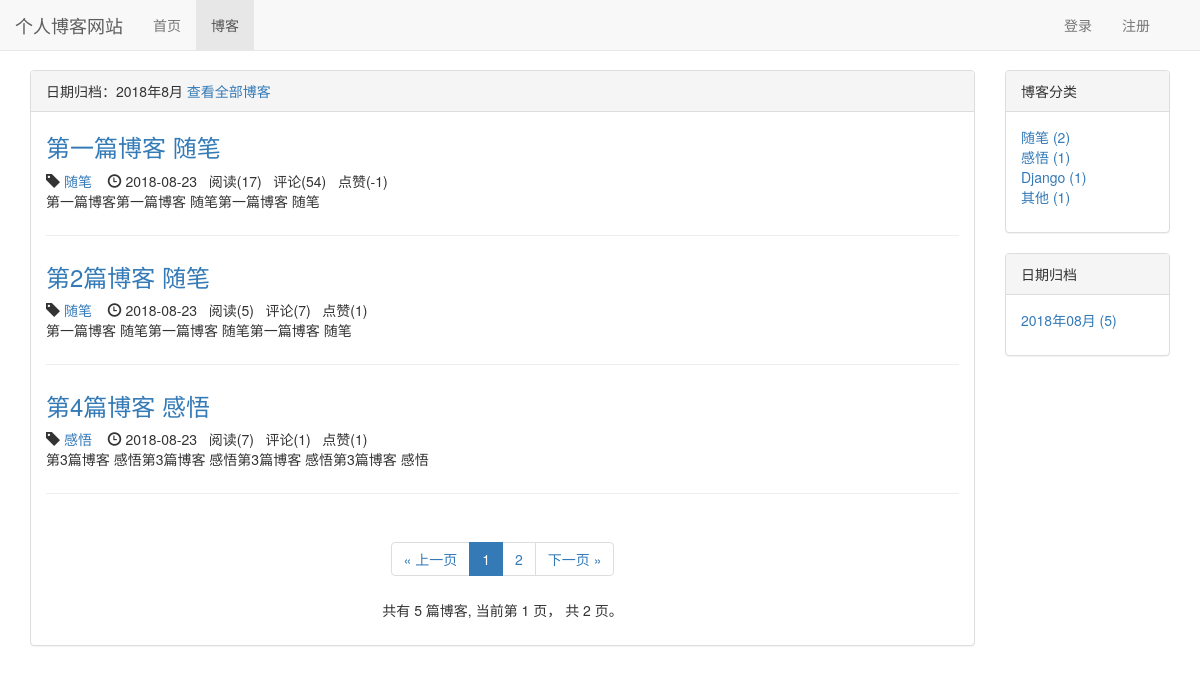
Page /blog/date/2018/8 on the committed database.
### blog/models.py (models this page shows, shortened)
class Blog(models.Model, ReadNumExpandMethod):  # 继承 方法
    title = models.CharField(max_length=50)
    blog_type = models.ForeignKey(BlogType, on_delete=models.CASCADE)
    content = RichTextUploadingField()
    author = models.ForeignKey(User, on_delete=models.CASCADE)
    read_details = GenericRelation(ReadDetail)
    created_time = models.DateTimeField(auto_now_add=True)
    last_updated_time = models.DateTimeField(auto_now=True)
    class Meta:
        ordering = ['created_time']

class BlogType(models.Model):
    type_name = models.CharField(max_length=15)
    def __str__(self):
        return self.type_name

### read_statistics/models.py (models this page shows)
class ReadNum(models.Model):
    read_num = models.IntegerField(default=0)
    content_type = models.ForeignKey(ContentType, on_delete=models.CASCADE)
    object_id = models.PositiveIntegerField()
    content_object = GenericForeignKey('content_type', 'object_id')

### likes/models.py (models this page shows)
class LikeCount(models.Model):
    content_type = models.ForeignKey(ContentType, on_delete=models.CASCADE)
    object_id = models.PositiveIntegerField()
    content_object = GenericForeignKey('content_type', 'object_id')
    liked_num = models.IntegerField(default=0)

### blog/views.py (the view)
# urls.py: path('date/<int:year>/<int:month>', views.blogs_with_date, name='blogs_with_date'),
def blogs_with_date(request, year, month):
    blogs_all_list = Blog.objects.filter(
        created_time__year=year, created_time__month=month)
    context = get_blog_list_common_date(request, blogs_all_list)
    context['blogs_with_date'] = '%s年%s月' % (year, month)
    return render(request, 'blog/blogs_with_date.html', context)

### comment/templatetags/comment_tags.py (called while the page is built)
@register.simple_tag
def get_comment_count(obj):
    content_type = ContentType.objects.get_for_model(
        obj)  # 根据具体对象获取contenttype
    return Comment.objects.filter(
        content_type=content_type, object_id=obj.pk).count()

### likes/templatetags/likes_tags.py (called while the page is built)
@register.simple_tag
def get_like_count(obj):
    content_type = ContentType.objects.get_for_model(obj)
    like_count, created = LikeCount.objects.get_or_create(
        content_type=content_type, object_id=obj.pk)
    return like_count.liked_num

### read_statistics/models.py (called while the page is built)
    def get_read_num(self):
        try:
            ct = ContentType.objects.get_for_model(self)
            readnum = ReadNum.objects.get(content_type=ct, object_id=self.pk)
            return readnum.read_num
        except exceptions.ObjectDoesNotExist:
            return 0

### user/context_processors.py (called while the page is built)
def login_modal_form(request):
    return {'login_modal_form': LoginForm()}

### blog/templates/blog/blogs_with_date.html (shortened to what this page needs)
{% extends "blog/blog_list.html" %}
{% block blog_list_tilte %}
    日期归档：{{ blogs_with_date }}
    <a href="{% url 'blog_list' %}">查看全部博客</a>
{% endblock blog_list_tilte %}

### blog/templates/blog/blog_list.html (shortened to what this page needs)
{% extends "base.html" %}
{% block nav_blog_active%}active{% endblock%}
{% load staticfiles %}
{% load comment_tags %}
{% load likes_tags %}
{% block header_extends %}
    <link rel="stylesheet" href="{% static 'blog/blog.css' %}">
{% endblock header_extends %}
{% block content %}
    <div class="container">
        <div class="row">
            <div class="col-xs-12 col-sm-8 col-md-9 col-lg-10">
                <div class="panel panel-default">
                    <div class="panel-heading">{% block blog_list_tilte %}{% endblock blog_list_tilte %}</div>
                    <div class="panel-body">
                        {% for blog in blogs %}
                        <div class="blog">
                            <h3><a href="{% url 'blog_detail' blog.pk %}">
                            {{ blog.title }}
                            </a></h3>
                            <div class="blog-info">
                                <span class="glyphicon glyphicon-tag"> </span><a href="{% url 'blogs_with_type' blog.blog_type.pk %}"> {{ blog.blog_type }}    </a>&nbsp;&nbsp;
                                <span class="glyphicon glyphicon-time"></span>
                                  {{ blog.created_time|date:'Y-m-d' }}
                                  &nbsp;&nbsp;阅读({{ blog.get_read_num }})
                                  &nbsp;&nbsp;评论({% get_comment_count blog %})
                                  &nbsp;&nbsp;点赞({% get_like_count blog %})
                            </div>
                            <p>{{ blog.content|striptags|truncatechars:120 }}</p>
                        </div>
                        {% empty %}
                        <div class="blog">
                            <h3>暂无博客，敬请期待</h3>
                        </div>
                        {% endfor %}
<div class="paginator">
<ul class="pagination">
    <li>
        {% if page_of_blogs.has_previous %}
            <a href="?page={{ page_of_blogs.previous_page_number }}" aria-label="Previous">
                <span aria-hidden="true">&laquo; 上一页</span>
            </a>
        {% else %}
                <span aria-hidden="true">&laquo; 上一页</span>
        {% endif %}
    </li>
    {% for page_num in  page_range %}
        {% if page_num == page_of_blogs.number %}
        <li class="active"><span>{{ page_num }}</span></li>
        {% else %}
            {% if page_num == '...' %}
            <li><span>{{ page_num }}</span></li>
            {% else %}
            <li><a href="?page={{ page_num }}">{{ page_num }}</a></li>
            {% endif %}
        {% endif %}
    {% endfor %}
    <li>
        {% if page_of_blogs.has_next %}
            <a href="?page={{ page_of_blogs.next_page_number }}" aria-label="Next">
                <span aria-hidden="true">下一页 &raquo;</span>
            </a>
        {% else %}
                <span aria-hidden="true">下一页 &raquo;</span>
        {% endif %}
    </li>
</ul>
<p>
    共有 {{ page_of_blogs.paginator.count }} 篇博客,
    当前第 {{ page_of_blogs.number }} 页，
    共 {{ page_of_blogs.paginator.num_pages }} 页。
</p>
</div>
                    </div>
                </div>
            </div>
            <div class="hidden-xs col-sm-4 col-md-4 col-md-3 col-lg-2">
                    <div class="panel panel-default">
                        <div class="panel-heading">博客分类</div>
                        <div class="panel-body">
                            <ul class="blog-types">
                                {% for blog_type in blog_types %}
                                <li><a href="{% url 'blogs_with_type' blog_type.pk %}">{{ blog_type.type_name }}
                                    ({{ blog_type.blog_count }})
                                </a>
                                </li>
                                {% empty %}
                                <li>暂无分类</li>
                                {% endfor %}
                            </ul>
                        </div>
                    </div>
                    <div class="panel panel-default">
                        <div class="panel-heading">日期归档</div>
                            <div class="panel-body">
                            <ul>
                                {% for blog_date, blog_count in blog_dates.items  %}
                                <a href="{% url 'blogs_with_date' blog_date.year blog_date.month %}">
                                <li>{{ blog_date | date:'Y年m月' }} ({{ blog_count }}) </li>
                                </a>
                                {% endfor %}
                            </ul>
                            </div>
                    </div>
            </div>
        </div>
    </div>
{% endblock content %}

### static/base.css (style rules this page uses)
* { margin: 0; padding: 0; }
body { margin-top: 70px!important; }
ul { list-style: none; }

### blog/static/blog/blog.css (style rules this page uses)
ul.blog-types { list-style-type: none; }
div.blog:not(:last-child) { margin-bottom: 2em; padding-bottom: 1em; border-bottom: 1px solid #eee; }
div.blog h3 { margin-top: 0.3em; }
div.paginator { text-align: center; }

### rows in the picture
Blog: title "第一篇博客 随笔", blog_type "随笔", created_time "2018-08-23", get_read_num "17", id "54", id.liked_num "-1", content "第一篇博客第一篇博客 随笔第一篇博客 随笔"
Blog: title "第2篇博客 随笔", blog_type "随笔", created_time "2018-08-23", get_read_num "5", id "7", id.liked_num "1", content "第一篇博客 随笔第一篇博客 随笔第一篇博客 随笔"
Blog: title "第4篇博客 感悟", blog_type "感悟", created_time "2018-08-23", get_read_num "7", id "1", id.liked_num "1", content "第3篇博客 感悟第3篇博客 感悟第3篇博客 感悟第3篇博客 感悟"
BlogType: type_name "随笔", blog_count "2"
BlogType: type_name "感悟", blog_count "1"
BlogType: type_name "Django", blog_count "1"
BlogType: type_name "其他", blog_count "1"

### other values in the picture
{{ blogs_with_date }} "2018年8月"
{{ page_num }} "1"
{{ page_num }} "2"
{{ page_of_blogs.paginator.count }} "5"
{{ page_of_blogs.number }} "1"
{{ page_of_blogs.paginator.num_pages }} "2"
{{ blog_date | date:'Y年m月' }} "2018年08月"
{{ blog_count }} "5"
